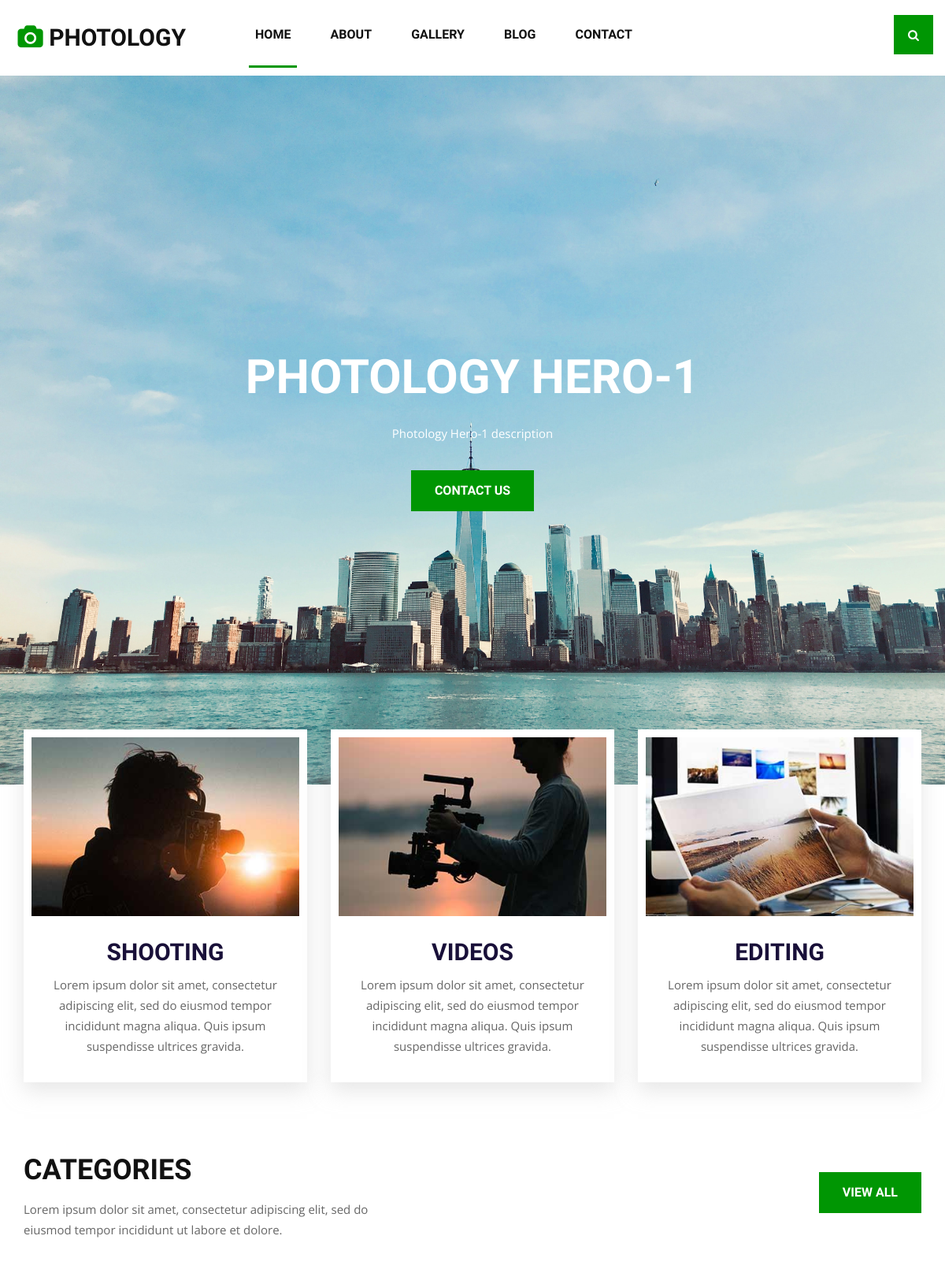
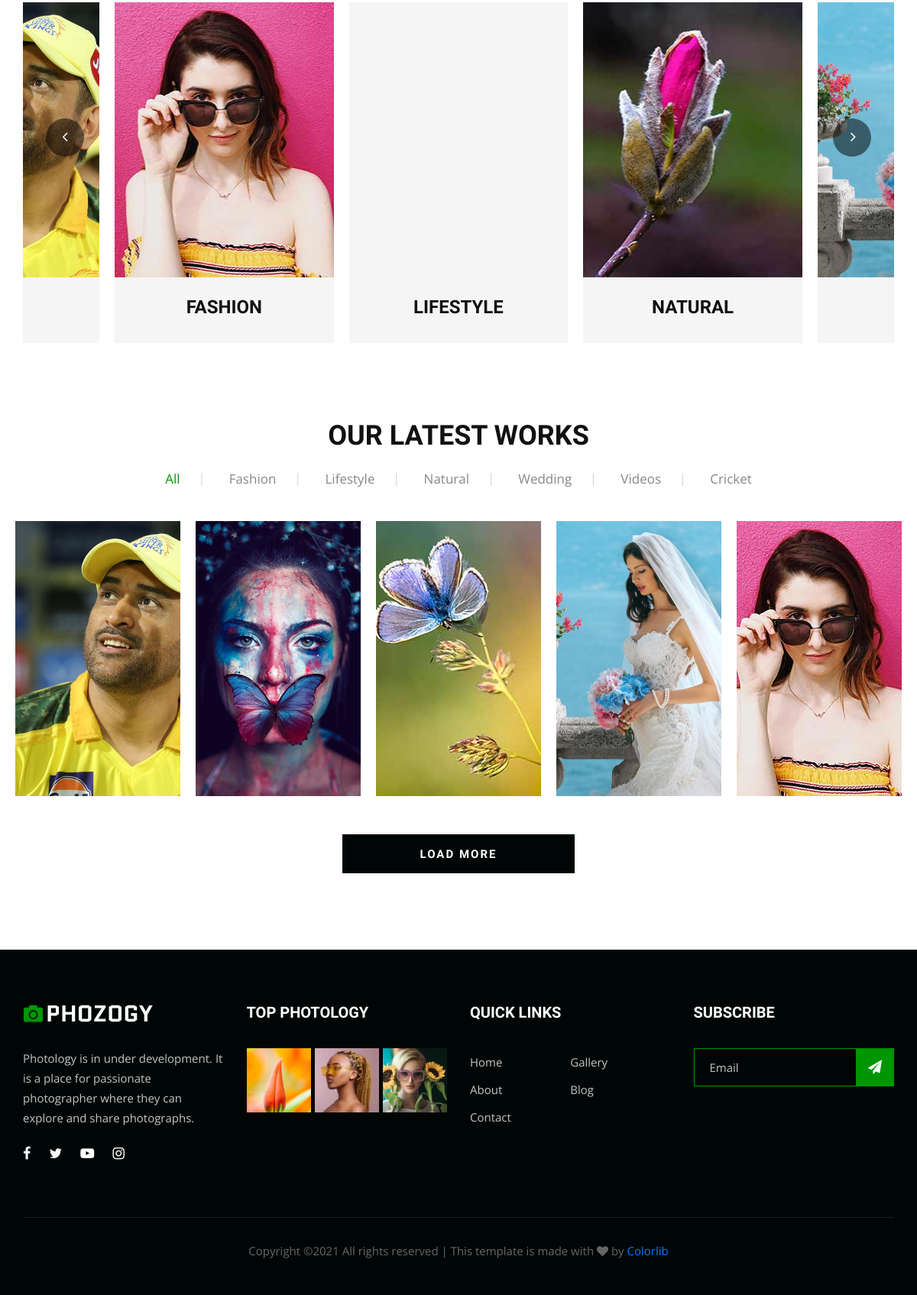
The page / on the database its author committed (2 pictures, top to bottom).
### picApp/models.py (models this page shows, shortened)
class Hero(models.Model):
    title = models.CharField(max_length=200)
    description = models.TextField()
    pic = models.ImageField(upload_to='images')
    created = models.DateTimeField(auto_now_add=True)
    updated = models.DateTimeField(auto_now=True)

class Category(models.Model):
    title = models.CharField(max_length=100)
    description = models.TextField()
    thumbnail = models.ImageField(upload_to='images', default='image.svg')

class Photo(models.Model):
    title = models.CharField(max_length=200)
    description = models.TextField()
    pic = models.ImageField(upload_to='images')
    cat = models.ForeignKey(Category, on_delete=models.CASCADE, null=True)
    created = models.DateTimeField(auto_now_add=True)
    updated = models.DateTimeField(auto_now=True)

### picApp/views.py (the view)
# urls.py: path('', homeView, name='home-view'),
def homeView(request):
    cats = Category.objects.all()
    img = Photo.objects.all()
    heroImg = Hero.objects.all()
    data = {
        'heroImg': heroImg,
        'img': img,
        'cats': cats,
    }
    return render(request, 'picApp/home.html', data)

### picApp/templates/picApp/home.html (shortened to what this page needs)
{% extends 'base.html' %}
{% load static %}
{% block content %}
<body>
    {% include 'main/header.html' %}
    {% include 'main/hero.html' %}
    {% include 'main/home-main.html' %}
    {% include 'main/footer.html' %}
{% endblock content %}

### templates/main/hero.html (shortened to what this page needs)
{% load static %}
    <section class="hero-section">
        <div class="hs-slider owl-carousel">
            {% for i in heroImg %}
            <div class="hs-item set-bg" data-setbg="{{i.pic.url}}">
                <div class="container">
                    <div class="row">
                        <div class="col-lg-12">
                            <div class="hs-text">
                                <h2>{{i.title}}</h2>
                                <p>{{i.description}}</p>
                                <a href="#" class="primary-btn">Contact us</a>
                                {% endfor %}
                            </div>
                        </div>
                    </div>
                </div>
            </div>
                        </div>
    </section>

### templates/main/home-main.html (shortened to what this page needs)
{% load static %}
    <section class="services-section spad">
        <div class="container">
            <div class="row">
                <div class="col-lg-4 col-md-6 col-sm-6">
                    <div class="services-item">
                        <img src="{% static 'img/services/service-1.jpg' %}" alt="">
                        <h3>Shooting</h3>
                        <p>Lorem ipsum dolor sit amet, consectetur adipiscing elit, sed do eiusmod tempor incididunt
                            magna aliqua. Quis ipsum suspendisse ultrices gravida.</p>
                    </div>
                </div>
                <div class="col-lg-4 col-md-6 col-sm-6">
                    <div class="services-item">
                        <img src="{% static 'img/services/service-2.jpg' %}" alt="">
                        <h3>Videos</h3>
                        <p>Lorem ipsum dolor sit amet, consectetur adipiscing elit, sed do eiusmod tempor incididunt
                            magna aliqua. Quis ipsum suspendisse ultrices gravida.</p>
                    </div>
                </div>
                <div class="col-lg-4 col-md-6 col-sm-6">
                    <div class="services-item">
                        <img src="{% static 'img/services/service-3.jpg' %}" alt="">
                        <h3>Editing</h3>
                        <p>Lorem ipsum dolor sit amet, consectetur adipiscing elit, sed do eiusmod tempor incididunt
                            magna aliqua. Quis ipsum suspendisse ultrices gravida.</p>
                    </div>
                </div>
            </div>
        </div>
    </section>
    <section class="categories-section">
        <div class="container">
            <div class="row">
                <div class="col-lg-6 col-md-6">
                    <div class="section-title">
                        <h2>Categories</h2>
                        <p>Lorem ipsum dolor sit amet, consectetur adipiscing elit, sed do<br /> eiusmod tempor
                            incididunt ut labore et dolore.</p>
                    </div>
                </div>
                <div class="col-lg-6 col-md-6">
                    <div class="right-btn"><a href="#" class="primary-btn">View all</a></div>
                </div>
            </div>
            <div class="categories-slider owl-carousel">
                {% for c in cats %}
                <div class="cs-item">
                    <div class="cs-pic set-bg" data-setbg="{{c.thumbnail.url}}"></div>
                    <div class="cs-text">
                        <h4>{{c.title}}</h4>
                    </div>
                </div>
                {% endfor %}
                </div>
            </div>
    </section>
    <section class="portfolio-section spad">
        <div class="container">
            <div class="row">
                <div class="col-lg-12">
                    <div class="section-title">
                        <h2>Our latest works</h2>
                    </div>
                    <div class="filter-controls">
                        <ul>
                            <li class="active" data-filter="*">All</li>
                            {% for c in cats %}
                            <li data-filter=".{{c.title}}">{{c.title}}</li>
                            {% endfor %}
                        </ul>
                    </div>
                </div>
            </div>
        </div>
        <div class="container-fluid">
            <div class="row">
                <div class="col-lg-12 p-0">
                    <div class="portfolio-filter">
                        {% for i in img %}
                        <div class="pf-item set-bg {{c.title}}" data-setbg="{{i.pic.url}}">
                        </div>
                        {% endfor %}
                        </div>
                    </div>
                </div>
            </div>
        <div class="load-more-btn">
            <a href="#">Load More</a>
        </div>
    </section>

### rows shown on the page
Hero: title "PHOTOLOGY HERO-1", description "Photology Hero-1 description"
Category: shows a picture, title "FASHION", title "Fashion"
Category: title "LIFESTYLE", title "Lifestyle"
Category: shows a picture, title "NATURAL", title "Natural"
Category: shows a picture, title "Wedding"
Category: shows a picture, title "Cricket"
Category: title "Videos"
Photo: shows a picture
Photo: shows a picture
Photo: shows a picture
Photo: shows a picture
Photo: shows a picture
